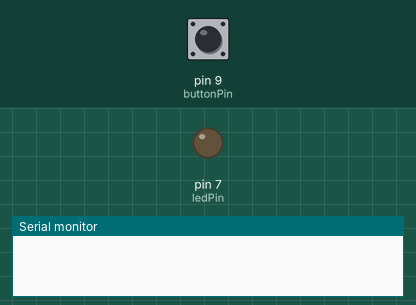
Simulated run of this sketch. Board: Arduino Uno, built with avr-gcc and run on an emulated ATmega328P. On the bench: output pins drawn as LEDs (lit = HIGH), the last lines printed to the serial monitor. The inputs (shaded band) are chosen by the test bench; at power-on: pin 9 (buttonPin) HIGH.

Above: at 1.2 s.
1.3 s: pin 9 (buttonPin) pulled LOW for 0.15 s
At 2.2 s:
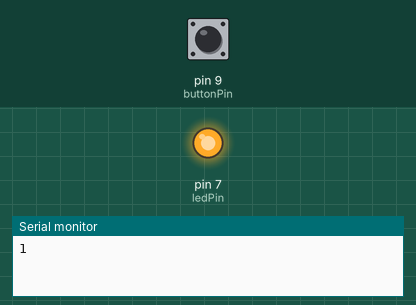
2.9 s: pin 9 (buttonPin) pulled LOW for 1 s
At 3.5 s:
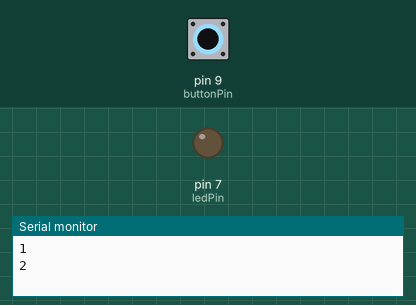
5.4 s: pin 9 (buttonPin) pulled LOW for 3.2 s
At 6.6 s:
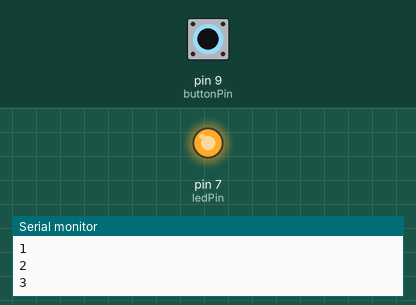
Timing chart, 0 to 8.4 s (numbered marks = the images above; inputs shaded):
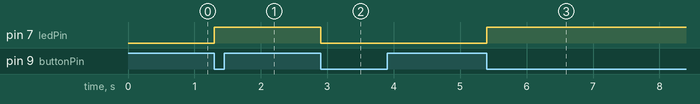

Measured:
- after the input at 1.3 s, pin 7 (ledPin): LOW → HIGH at once
- after the input at 2.9 s, pin 7 (ledPin): HIGH → LOW at once
- after the input at 5.4 s, pin 7 (ledPin): LOW → HIGH at once

The sketch:

button_toggle.ino
```cpp
const int buttonPin = 9;
const int ledPin = 7;

byte ledState = 0;

byte oldButtonState = 0;
byte buttonState = 0;
int buttonPushCounter = 0;

void setup() {
  // put your setup code here, to run once:

  pinMode(buttonPin, INPUT_PULLUP);
  pinMode(ledPin, OUTPUT);

  Serial.begin(9600);
}

void loop() {
  // put your main code here, to run repeatedly:

  buttonState = digitalRead(buttonPin);


  if (buttonState != oldButtonState) {
    if (buttonState == LOW) {
      ledState = !ledState;
      digitalWrite(ledPin, ledState);
      buttonPushCounter++;
      Serial.println(buttonPushCounter);
    }
  }

  oldButtonState = buttonState;

}
```
